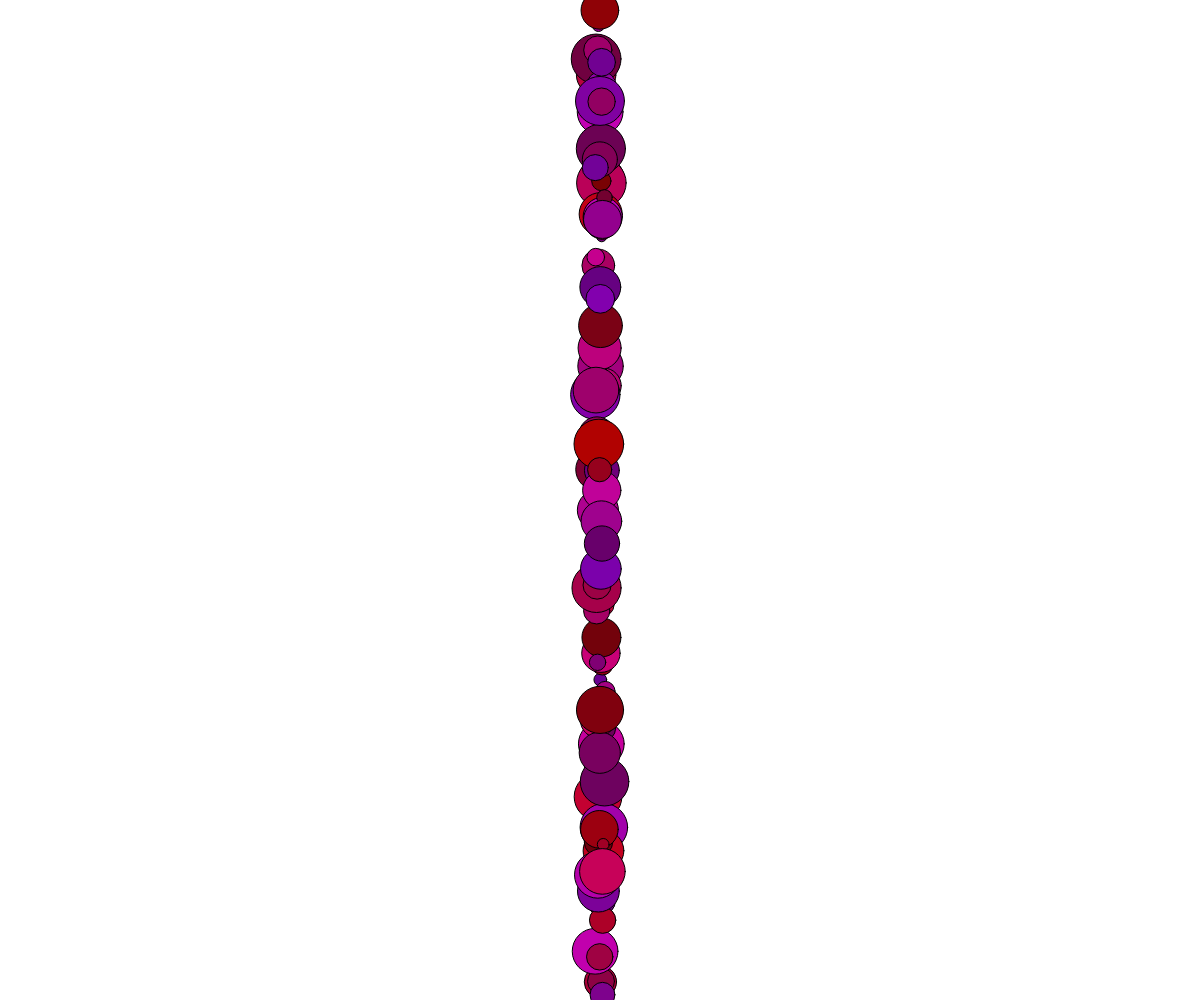
Frame 1 (no input)
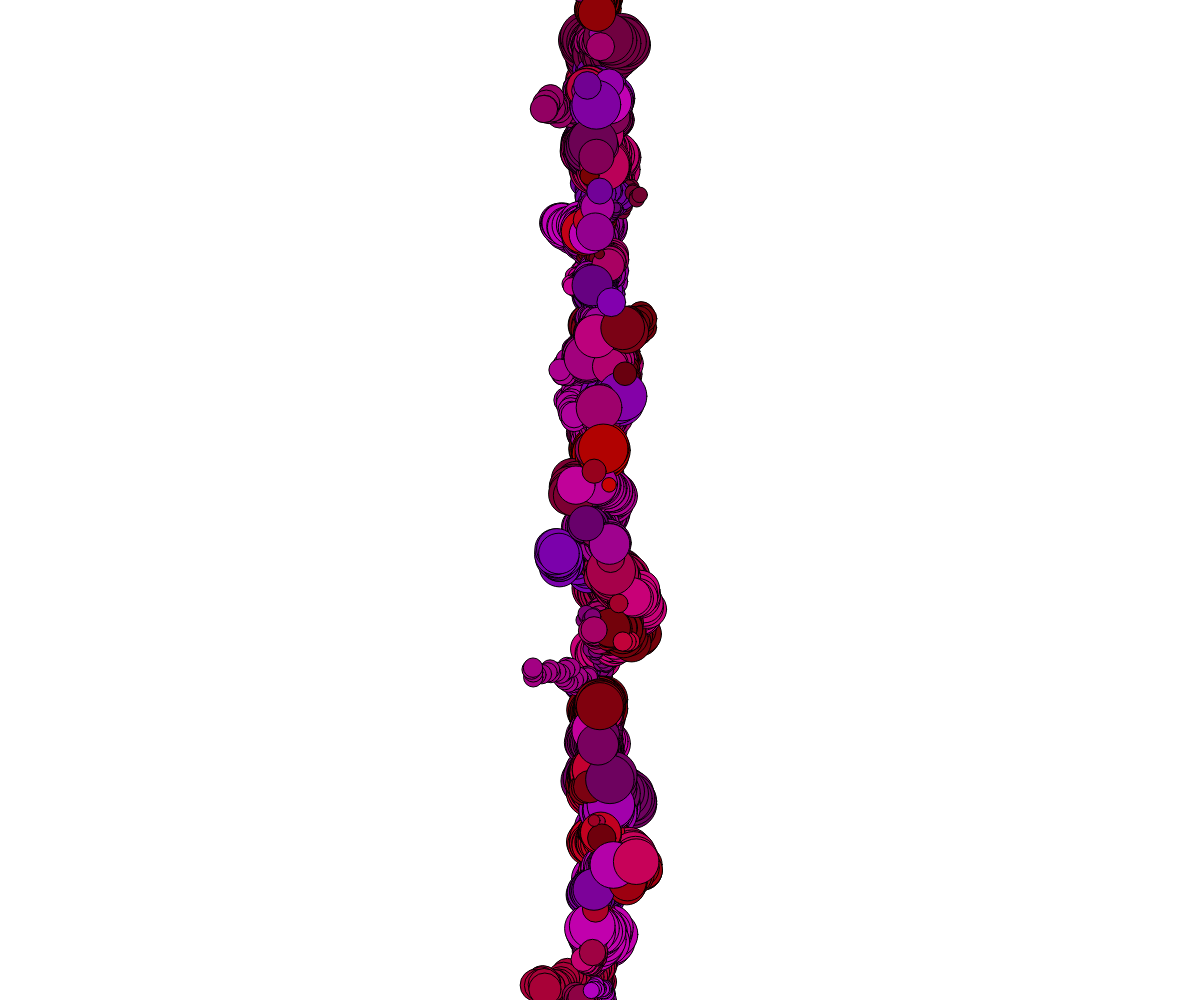
Frame 60 (no input)
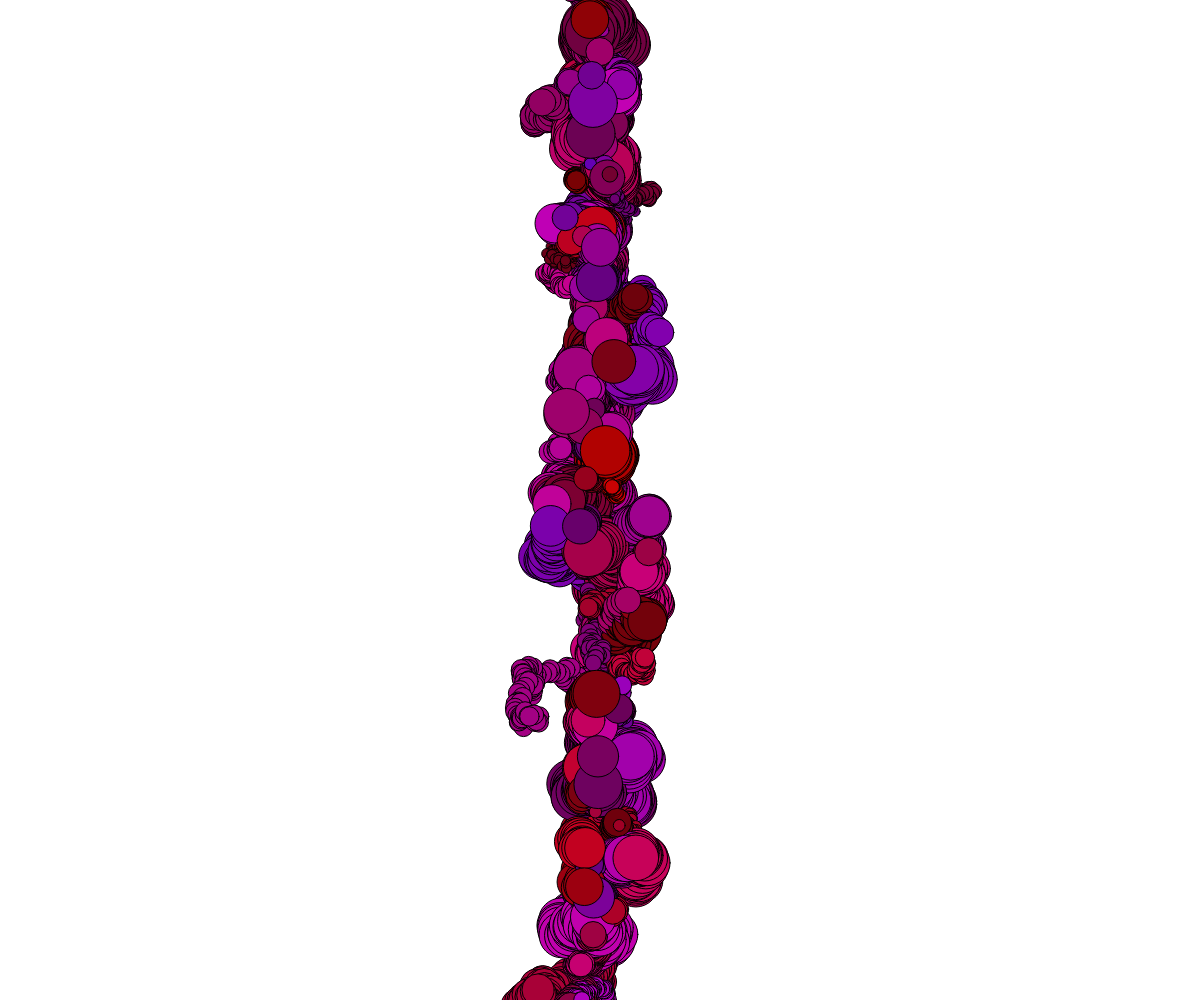
Frame 120 (the mouse pressed at the canvas centre since frame 60)

The p5.js sketch that drew these frames (run headless with seeded random() and noise() and a simulated clock; from frame 60 on, the mouse is pressed at the canvas centre):

// p5.js sketch
// ── sketch.js
let npelotas = 100
let pelotas = []
function setup() {
  createCanvas(windowWidth, windowHeight);
  for (let i = 0; i < npelotas; i++) {
    pelotas[i] = new RandomWalker();
  }

}

function draw() {
  for (let i = 0; i < npelotas; i++) {
    pelotas[i].update();
    pelotas[i].display();
  }
}




//______Clases_______//
//___________________//
//___________________//

//random walker//

class RandomWalker {
  constructor(_nombre) {
    this.red = random(100, 200);
    this.green = random(0, 2);
    this.blue = random(0, 190);
    this.nombre = _nombre
    this.posX = width / 2;
    this.posY = random(height);
    this.speed = random(2, 6);
    this.diametro = random(10, 50);
    print("hola soy pelota" + this.nombre);
  }
  update() {
    this.posX += random(-this.speed, this.speed);
    this.posY += random(-this.speed, this.speed);

  }
  display() {
    fill(this.red, this.green, this.blue);
    ellipse(this.posX, this.posY, this.diametro, this.diametro);

  }
}
